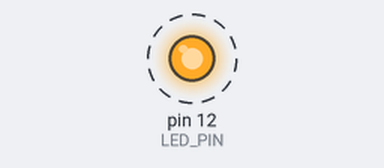
The sketch below on a simulated Arduino Uno, built with avr-gcc and run on an emulated ATmega328P. On the bench: output pins drawn as LEDs (lit = HIGH). Dashed ring = blinking.

Above: at 0.2 s.
Timing chart, 0 to 3.0 s (numbered marks = the images above):
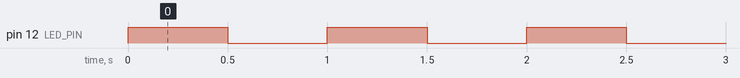

The sketch:

task1_blink.ino
```cpp
#define LED_PIN 12

void setup() {
  pinMode(LED_PIN, OUTPUT);
}

void loop() {
  digitalWrite(LED_PIN, HIGH);
  delay(500);   // on 0.5 s
  digitalWrite(LED_PIN, LOW);
  delay(500);   // off 0.5 s  -> one full blink per second
}
```

Measured:
- by itself, pin 12 (LED_PIN): alternates HIGH for 0.50 s and LOW for 0.50 s
